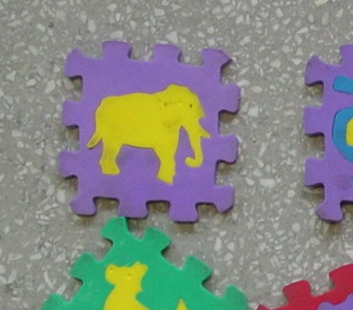
#> input picture process_imagens_psi3471/PSI3471-master/aula2/elefante.jpg, 353 x 310 px
$ python pintar_regiao_aproximada.py
#> lines starting #> are read from the running program, lines starting #| are printed output that depends on the picture; after the words box and inside, x2 and y2 are one past the last pixel; in counts of white or black regions, pixels touching at a corner belong together
#> further down, img is the input picture: shape (310, 353, 3); mean B, G, R 131.5, 136.3, 133.7
import numpy as np
import cv2
import queue

RED = [0, 0, 255]

def pintaRegiaoDeCor(a, li, ci, color):

#> called with li = 140, ci = 120
    threshold = 100
    b=a.copy()

    color_seed = a[li, ci]
#> color_seed = [21, 191, 193]

    q=queue.Queue()

    q.put(li) #1

    q.put(ci) #1

    l=0
    c=0

    while not q.empty(): #2

        print(q.qsize())

        l=q.get() #3

        c=q.get() #3

        #print(np.linalg.norm(b[l][c]-color_seed))

        if np.linalg.norm(b[l][c] - color_seed) <= threshold: #4

            b[l,c]=color #5

            #print("Coordenadas pintadas: "+str(l)+","+str(c))

            q.put(l-1); q.put(c) #6-acima

            q.put(l+1); q.put(c) #6-abaixo

            q.put(l); q.put(c+1) #6-direita

            q.put(l); q.put(c-1) #6-esquerda
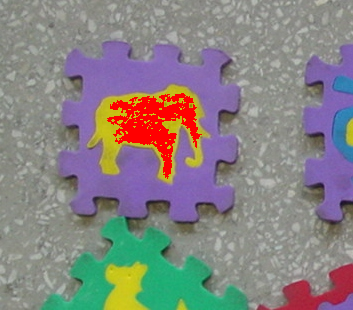
#> b: shape (310, 353, 3); 2.9% of pixels changed, all inside (x1, y1, x2, y2) = (107, 93, 202, 179)

    return b

img = cv2.imread("elefante.jpg")

img = pintaRegiaoDeCor(img, 140, 120, RED)

cv2.imshow("Pintar regiao aproximada", img)
k = cv2.waitKey(0)
#> (key Esc is pressed here)
